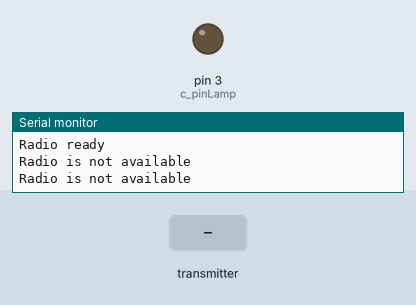
Recording of a sketch running on a simulated Arduino Uno, built with avr-gcc and run on an emulated ATmega328P. On the bench: output pins drawn as LEDs (lit = HIGH), the last lines printed to the serial monitor. The inputs (shaded band) are chosen by the test bench. No radio packets arrive unless stated.

Above: at 1.8 s.
1.9 s: the transmitter starts sending data = 256
At 2.5 s:
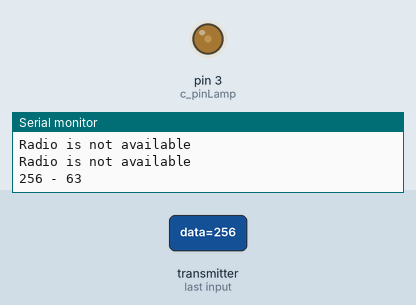
3.5 s: the transmitter starts sending data = 512
At 4.7 s:
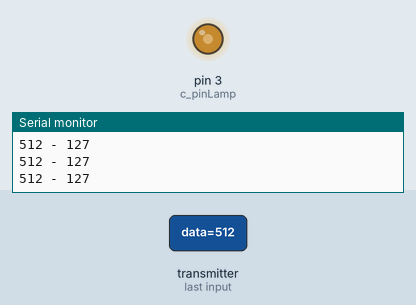
5.0 s: the transmitter starts sending data = 1023
At 6.2 s:
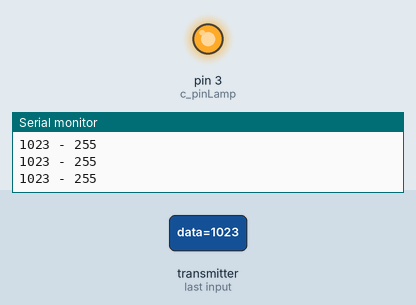
Timing chart, 0 to 8.0 s (numbered marks = the images above; inputs shaded):
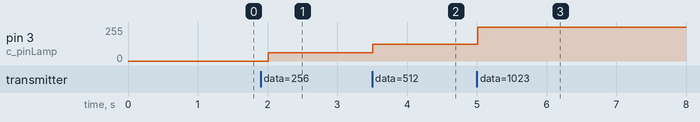

The sketch:

remote_control.ino
```cpp
//#define TRANSMITER

//---------------------------------------------------------------------------------

const int c_channel = 1;
const int c_pipe = 0x7878787878LL;

#ifdef TRANSMITER

#include <SPI.h>  // Подключаем библиотеку для работы с SPI-интерфейсом
#include <nRF24L01.h> // Подключаем файл конфигурации из библиотеки RF24
#include <RF24.h> // Подключаем библиотеку для работа для работы с модулем NRF24L01

const int c_pinPot = 0;
const int c_pinCE = 10;
const int c_pinCSN = 9;

RF24 radio(c_pinCE, c_pinCSN);

void setup()
{
  Serial.begin(9600);

  pinMode(c_pinPot, INPUT);

  radio.begin();
  if(radio.isPVariant())
  {
    Serial.println("Radio ready");
    radio.setChannel(c_channel);
    radio.setDataRate(RF24_1MBPS);
    radio.setPALevel(RF24_PA_HIGH);
    radio.openWritingPipe(c_pipe);
  }
  else
  {
    Serial.println("Radio not ready");
  }
}

void loop()
{
  const int value = analogRead(c_pinPot);
  if(radio.write(&value, sizeof(value)))
  {
    Serial.print("Send value: ");
    Serial.println(value);

    delay(500);
  }
  else
  {
    Serial.println("Data not delivered");
    delay(1000);
  }
}

#else // #ifdef TRANSMITER

//---------------------------------------------------------------------------------
#include <SPI.h>  // Подключаем библиотеку для работы с SPI-интерфейсом
#include <nRF24L01.h> // Подключаем файл конфигурации из библиотеки RF24
#include <RF24.h> // Подключаем библиотеку для работа для работы с модулем NRF24L01

const int c_pinLamp = 3;
const int c_pinCE = 10;
const int c_pinCSN = 9;

RF24 radio(c_pinCE, c_pinCSN);

void setup()
{
  Serial.begin(9600);

  pinMode(c_pinLamp, OUTPUT);

  radio.begin();
  if(radio.isPVariant())
  {
    Serial.println("Radio ready");
    radio.setChannel(c_channel);
    radio.setDataRate(RF24_1MBPS);
    radio.setPALevel(RF24_PA_HIGH);
    radio.openReadingPipe(1, c_pipe);
    radio.startListening();
  }
  else
  {
        Serial.println("Radio not ready");
  }
}

void loop()
{
  if(radio.available())
  {
    int data = 0;
    radio.read(&data, sizeof(data));
    const int value = map(data, 0, 1023, 0, 255);
    analogWrite(c_pinLamp, value);

    Serial.print(data);
    Serial.print(" - ");
    Serial.println(value);

    delay(500);
  }
  else
  {
    Serial.println("Radio is not available");
    delay(1000);
  }
}

#endif // #ifndef TRANSMITER
```

Measured:
- after the input at 1.9 s, pin 3 (c_pinLamp): 0/255 → 63/255 after 0.11 s
- after the input at 3.5 s, pin 3 (c_pinLamp): 63/255 → 127/255 at once
- after the input at 5.0 s, pin 3 (c_pinLamp): 127/255 → 255/255 at once
